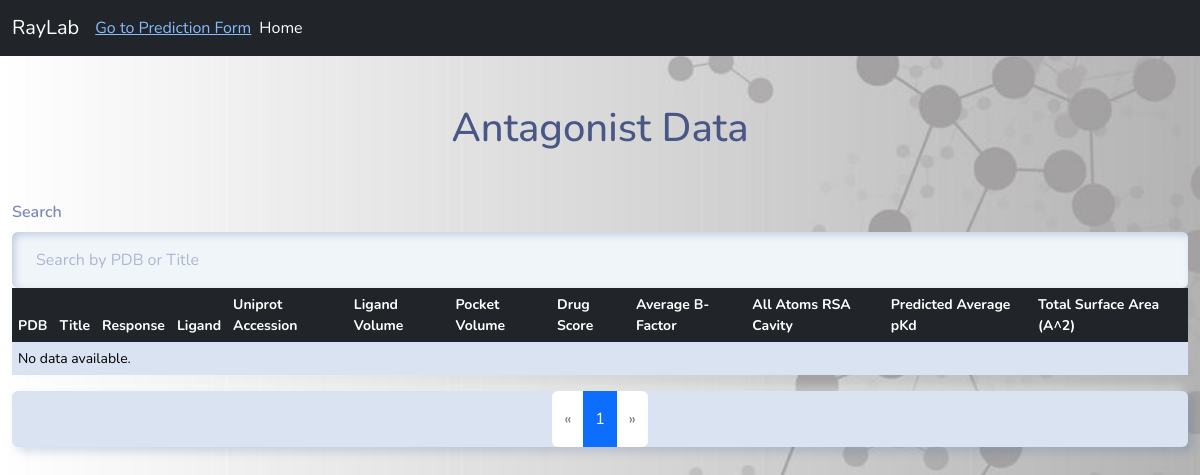
The app's page /antagonist/?page=5, older data.
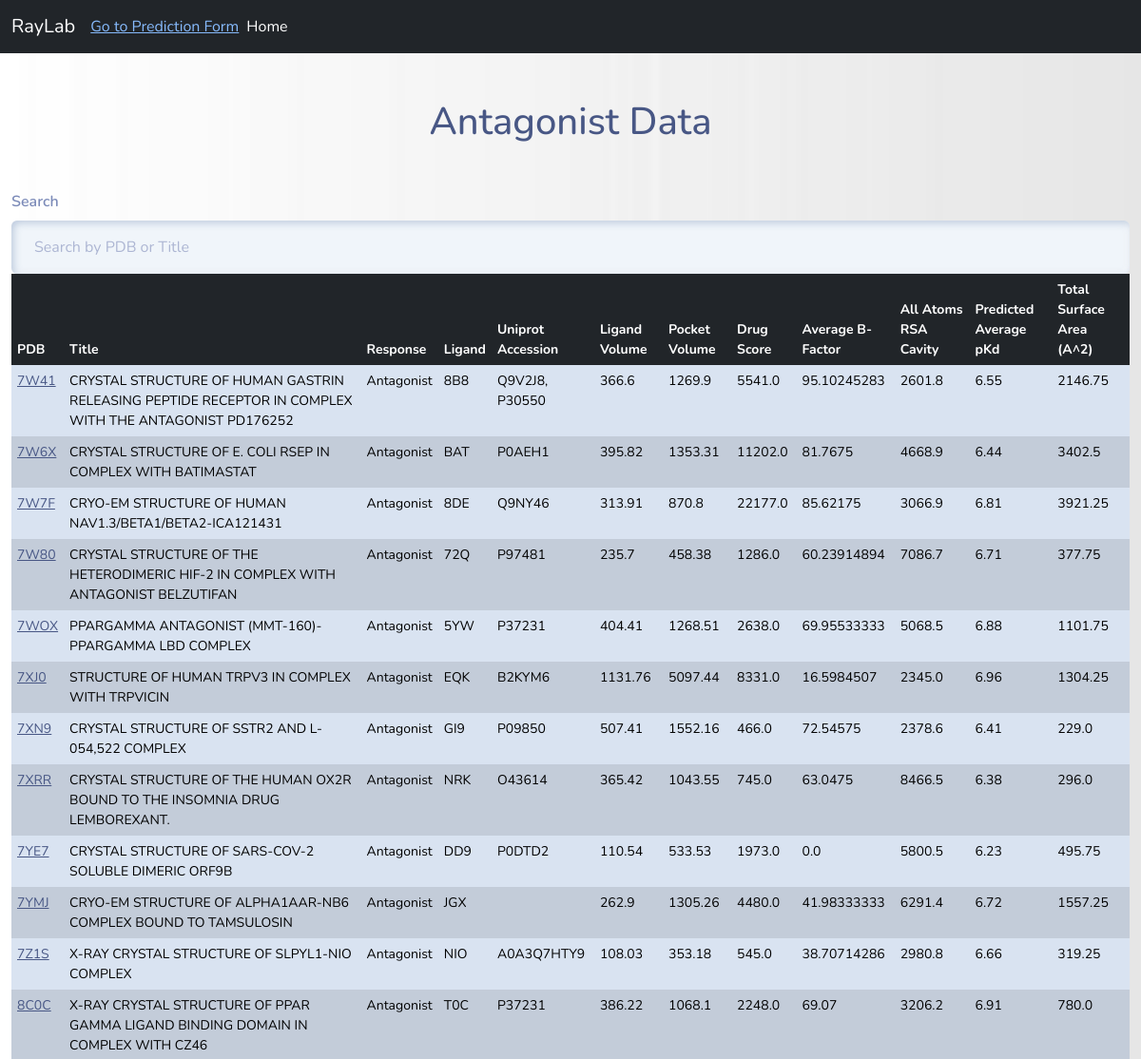
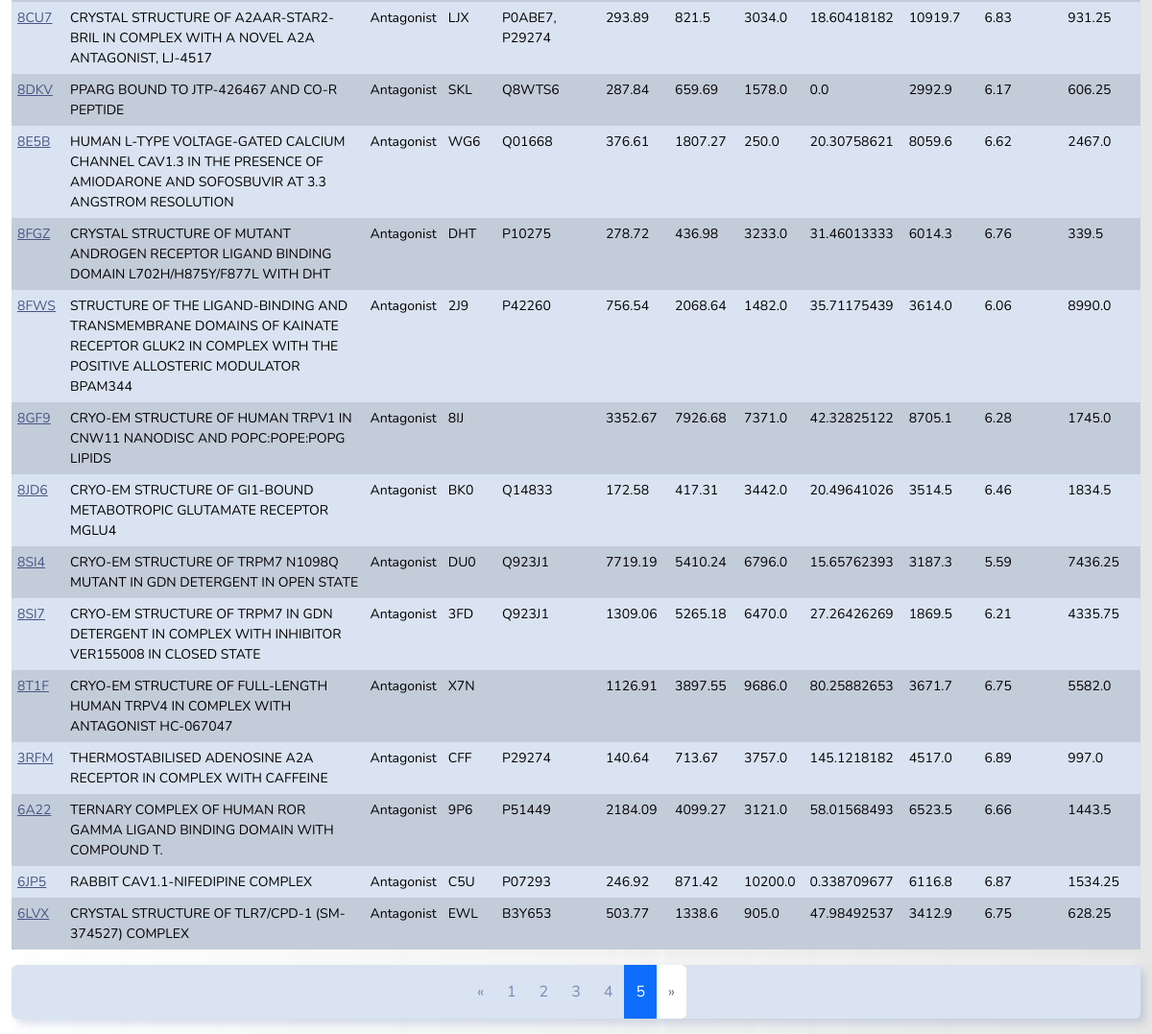
The same page, newer data (2 pictures, top to bottom).
### agantapp/models.py (models this page shows, shortened)
class ProteinData(models.Model):
    PDB = models.CharField(max_length=100)
    Title = models.CharField(max_length=255)
    Response = models.CharField(max_length=255)
    Ligand = models.CharField(max_length=255)
    Uniprot_accession = models.CharField(max_length=255)
    Lig_vol = models.FloatField(null=True)
    Pock_vol = models.FloatField(null=True)
    DrugScore = models.FloatField(null=True)
    Average_B_Factor = models.FloatField(null=True)
    All_atoms_rsa_cavity = models.FloatField(null=True)
    Predicted_Average_pKd = models.FloatField(null=True)
    Total_Surface_Area = models.FloatField(null=True)

### agantapp/views.py (the view)
# urls.py: path('antagonist/', views.antagonist_view, name='antagonist_view'),
def antagonist_view(request):
    queryset = ProteinData.objects.filter(Response='Antagonist')  # Replace this with your queryset
    paginator = Paginator(queryset, 150)  # Paginate by 150 items per page
    page_number = request.GET.get('page')
    page_obj = paginator.get_page(page_number)
    return render(request, 'agantapp/antagonist_template.html', {'page_obj': page_obj})

### agantapp/templates/agantapp/antagonist_template.html (shortened to what this page needs)
{% extends 'base.html' %}
{% load static %}
{% block content %}
<div class="container-fluid mt-5">
    <h1 class="text-center mb-4">Antagonist Data</h1>
    <div class="form-group">
        <label class="form-label mt-4" for="searchInput">Search</label>
        <input type="text" class="form-control" placeholder="Search by PDB or Title" id="searchInput">
    </div>
    <div class="table-responsive">
        <table class="table table-bordered custom-table-width" id="antagonistTable">
            <thead class="thead-dark">
                <tr class="table-dark">
                    <th>PDB</th>
                    <th>Title</th>
                    <th>Response</th>
                    <th>Ligand</th>
                    <th>Uniprot Accession</th>
                    <th>Ligand Volume</th>
                    <th>Pocket Volume</th>
                    <th>Drug Score</th>
                    <th>Average B-Factor</th>
                    <th>All Atoms RSA Cavity</th>
                    <th>Predicted Average pKd</th>
                    <th>Total Surface Area (A^2)</th>
                </tr>
            </thead>
            <tbody>
                {% for entry in page_obj %}
                {% if forloop.counter|divisibleby:2 %}
                <tr class="table-active">
                {% else %}
                <tr>
                {% endif %}
                    <td><a href="https://www.rcsb.org/structure/{{ entry.PDB }}" target="_blank">{{entry.PDB}}</a></td>
                    <td>{{ entry.Title }}</td>
                    <td>{{ entry.Response }}</td>
                    <td>{{ entry.Ligand }}</td>
                    <td>{{ entry.Uniprot_accession }}</td>
                    <td>{{ entry.Lig_vol }}</td>
                    <td>{{ entry.Pock_vol }}</td>
                    <td>{{ entry.DrugScore }}</td>
                    <td>{{ entry.Average_B_Factor }}</td>
                    <td>{{ entry.All_atoms_rsa_cavity }}</td>
                    <td>{{ entry.Predicted_Average_pKd }}</td>
                    <td>{{ entry.Total_Surface_Area }}</td>
                </tr>
                {% empty %}
                <tr>
                    <td colspan="12">No data available.</td>
                </tr>
                {% endfor %}
            </tbody>
        </table>
    </div>
     <div class="pagination-container">
        <ul class="pagination">
            {% if page_obj.has_previous %}
            <li class="page-item">
                <a class="page-link" href="?page=1">&laquo;</a>
            </li>
            {% else %}
            <li class="page-item disabled">
                <span class="page-link">&laquo;</span>
            </li>
            {% endif %}
            {% for num in page_obj.paginator.page_range %}
            {% if page_obj.number == num %}
            <li class="page-item active">
                <span class="page-link">{{ num }}</span>
            </li>
            {% else %}
            <li class="page-item">
                <a class="page-link" href="?page={{ num }}">{{ num }}</a>
            </li>
            {% endif %}
            {% endfor %}
            {% if page_obj.has_next %}
            <li class="page-item">
                <a class="page-link" href="?page={{ page_obj.paginator.num_pages }}">&raquo;</a>
            </li>
            {% else %}
            <li class="page-item disabled">
                <span class="page-link">&raquo;</span>
            </li>
            {% endif %}
        </ul>
    </div>
</div>
{% endblock %}

Row changes from the older to the newer data that the page shows:
added ProteinData: PDB "7W41", Title "CRYSTAL STRUCTURE OF HUMAN GASTRIN RELEASING PEPTIDE RECEPTOR IN COMPLEX WITH THE ANTAGONIST PD176252", Response "Antagonist", Ligand "8B8", Uniprot_accession "Q9V2J8, P30550", Lig_vol "366.6", Pock_vol "1269.9", DrugScore "5541.0", Average_B_Factor "95.10245283", All_atoms_rsa_cavity "2601.8", Predicted_Average_pKd "6.55", Total_Surface_Area "2146.75"
added ProteinData: PDB "7W6X", Title "CRYSTAL STRUCTURE OF E. COLI RSEP IN COMPLEX WITH BATIMASTAT", Response "Antagonist", Ligand "BAT", Uniprot_accession "P0AEH1", Lig_vol "395.82", Pock_vol "1353.31", DrugScore "11202.0", Average_B_Factor "81.7675", All_atoms_rsa_cavity "4668.9", Predicted_Average_pKd "6.44", Total_Surface_Area "3402.5"
added ProteinData: PDB "7W7F", Title "CRYO-EM STRUCTURE OF HUMAN NAV1.3/BETA1/BETA2-ICA121431", Response "Antagonist", Ligand "8DE", Uniprot_accession "Q9NY46", Lig_vol "313.91", Pock_vol "870.8", DrugScore "22177.0", Average_B_Factor "85.62175", All_atoms_rsa_cavity "3066.9", Predicted_Average_pKd "6.81", Total_Surface_Area "3921.25"
added ProteinData: PDB "7W80", Title "CRYSTAL STRUCTURE OF THE HETERODIMERIC HIF-2 IN COMPLEX WITH ANTAGONIST BELZUTIFAN", Response "Antagonist", Ligand "72Q", Uniprot_accession "P97481", Lig_vol "235.7", Pock_vol "458.38", DrugScore "1286.0", Average_B_Factor "60.23914894", All_atoms_rsa_cavity "7086.7", Predicted_Average_pKd "6.71", Total_Surface_Area "377.75"
added ProteinData: PDB "7WOX", Title "PPARGAMMA ANTAGONIST (MMT-160)- PPARGAMMA LBD COMPLEX", Response "Antagonist", Ligand "5YW", Uniprot_accession "P37231", Lig_vol "404.41", Pock_vol "1268.51", DrugScore "2638.0", Average_B_Factor "69.95533333", All_atoms_rsa_cavity "5068.5", Predicted_Average_pKd "6.88", Total_Surface_Area "1101.75"
added ProteinData: PDB "7XJ0", Title "STRUCTURE OF HUMAN TRPV3 IN COMPLEX WITH TRPVICIN", Response "Antagonist", Ligand "EQK", Uniprot_accession "B2KYM6", Lig_vol "1131.76", Pock_vol "5097.44", DrugScore "8331.0", Average_B_Factor "16.5984507", All_atoms_rsa_cavity "2345.0", Predicted_Average_pKd "6.96", Total_Surface_Area "1304.25"
added ProteinData: PDB "7XN9", Title "CRYSTAL STRUCTURE OF SSTR2 AND L-054,522 COMPLEX", Response "Antagonist", Ligand "GI9", Uniprot_accession "P09850", Lig_vol "507.41", Pock_vol "1552.16", DrugScore "466.0", Average_B_Factor "72.54575", All_atoms_rsa_cavity "2378.6", Predicted_Average_pKd "6.41", Total_Surface_Area "229.0"
added ProteinData: PDB "7XRR", Title "CRYSTAL STRUCTURE OF THE HUMAN OX2R BOUND TO THE INSOMNIA DRUG LEMBOREXANT.", Response "Antagonist", Ligand "NRK", Uniprot_accession "O43614", Lig_vol "365.42", Pock_vol "1043.55", DrugScore "745.0", Average_B_Factor "63.0475", All_atoms_rsa_cavity "8466.5", Predicted_Average_pKd "6.38", Total_Surface_Area "296.0"
added ProteinData: PDB "7YE7", Title "CRYSTAL STRUCTURE OF SARS-COV-2 SOLUBLE DIMERIC ORF9B", Response "Antagonist", Ligand "DD9", Uniprot_accession "P0DTD2", Lig_vol "110.54", Pock_vol "533.53", DrugScore "1973.0", Average_B_Factor "0.0", All_atoms_rsa_cavity "5800.5", Predicted_Average_pKd "6.23", Total_Surface_Area "495.75"
added ProteinData: PDB "7YMJ", Title "CRYO-EM STRUCTURE OF ALPHA1AAR-NB6 COMPLEX BOUND TO TAMSULOSIN", Response "Antagonist", Ligand "JGX", Lig_vol "262.9", Pock_vol "1305.26", DrugScore "4480.0", Average_B_Factor "41.98333333", All_atoms_rsa_cavity "6291.4", Predicted_Average_pKd "6.72", Total_Surface_Area "1557.25"
added ProteinData: PDB "7Z1S", Title "X-RAY CRYSTAL STRUCTURE OF SLPYL1-NIO COMPLEX", Response "Antagonist", Ligand "NIO", Uniprot_accession "A0A3Q7HTY9", Lig_vol "108.03", Pock_vol "353.18", DrugScore "545.0", Average_B_Factor "38.70714286", All_atoms_rsa_cavity "2980.8", Predicted_Average_pKd "6.66", Total_Surface_Area "319.25"
added ProteinData: PDB "8C0C", Title "X-RAY CRYSTAL STRUCTURE OF PPAR GAMMA LIGAND BINDING DOMAIN IN COMPLEX WITH CZ46", Response "Antagonist", Ligand "T0C", Uniprot_accession "P37231", Lig_vol "386.22", Pock_vol "1068.1", DrugScore "2248.0", Average_B_Factor "69.07", All_atoms_rsa_cavity "3206.2", Predicted_Average_pKd "6.91", Total_Surface_Area "780.0"
added ProteinData: PDB "8CU7", Title "CRYSTAL STRUCTURE OF A2AAR-STAR2-BRIL IN COMPLEX WITH A NOVEL A2A ANTAGONIST, LJ-4517", Response "Antagonist", Ligand "LJX", Uniprot_accession "P0ABE7, P29274", Lig_vol "293.89", Pock_vol "821.5", DrugScore "3034.0", Average_B_Factor "18.60418182", All_atoms_rsa_cavity "10919.7", Predicted_Average_pKd "6.83", Total_Surface_Area "931.25"
added ProteinData: PDB "8DKV", Title "PPARG BOUND TO JTP-426467 AND CO-R PEPTIDE", Response "Antagonist", Ligand "SKL", Uniprot_accession "Q8WTS6", Lig_vol "287.84", Pock_vol "659.69", DrugScore "1578.0", Average_B_Factor "0.0", All_atoms_rsa_cavity "2992.9", Predicted_Average_pKd "6.17", Total_Surface_Area "606.25"
added ProteinData: PDB "8E5B", Title "HUMAN L-TYPE VOLTAGE-GATED CALCIUM CHANNEL CAV1.3 IN THE PRESENCE OF AMIODARONE AND SOFOSBUVIR AT 3.3 ANGSTROM RESOLUTION", Response "Antagonist", Ligand "WG6", Uniprot_accession "Q01668", Lig_vol "376.61", Pock_vol "1807.27", DrugScore "250.0", Average_B_Factor "20.30758621", All_atoms_rsa_cavity "8059.6", Predicted_Average_pKd "6.62", Total_Surface_Area "2467.0"
added ProteinData: PDB "8FGZ", Title "CRYSTAL STRUCTURE OF MUTANT ANDROGEN RECEPTOR LIGAND BINDING DOMAIN L702H/H875Y/F877L WITH DHT", Response "Antagonist", Ligand "DHT", Uniprot_accession "P10275", Lig_vol "278.72", Pock_vol "436.98", DrugScore "3233.0", Average_B_Factor "31.46013333", All_atoms_rsa_cavity "6014.3", Predicted_Average_pKd "6.76", Total_Surface_Area "339.5"
added ProteinData: PDB "8FWS", Title "STRUCTURE OF THE LIGAND-BINDING AND TRANSMEMBRANE DOMAINS OF KAINATE RECEPTOR GLUK2 IN COMPLEX WITH THE POSITIVE ALLOSTERIC MODULATOR BPAM344", Response "Antagonist", Ligand "2J9", Uniprot_accession "P42260", Lig_vol "756.54", Pock_vol "2068.64", DrugScore "1482.0", Average_B_Factor "35.71175439", All_atoms_rsa_cavity "3614.0", Predicted_Average_pKd "6.06", Total_Surface_Area "8990.0"
added ProteinData: PDB "8GF9", Title "CRYO-EM STRUCTURE OF HUMAN TRPV1 IN CNW11 NANODISC AND POPC:POPE:POPG LIPIDS", Response "Antagonist", Ligand "8IJ", Lig_vol "3352.67", Pock_vol "7926.68", DrugScore "7371.0", Average_B_Factor "42.32825122", All_atoms_rsa_cavity "8705.1", Predicted_Average_pKd "6.28", Total_Surface_Area "1745.0"
added ProteinData: PDB "8JD6", Title "CRYO-EM STRUCTURE OF GI1-BOUND METABOTROPIC GLUTAMATE RECEPTOR MGLU4", Response "Antagonist", Ligand "BK0", Uniprot_accession "Q14833", Lig_vol "172.58", Pock_vol "417.31", DrugScore "3442.0", Average_B_Factor "20.49641026", All_atoms_rsa_cavity "3514.5", Predicted_Average_pKd "6.46", Total_Surface_Area "1834.5"
added ProteinData: PDB "8SI4", Title "CRYO-EM STRUCTURE OF TRPM7 N1098Q MUTANT IN GDN DETERGENT IN OPEN STATE", Response "Antagonist", Ligand "DU0", Uniprot_accession "Q923J1", Lig_vol "7719.19", Pock_vol "5410.24", DrugScore "6796.0", Average_B_Factor "15.65762393", All_atoms_rsa_cavity "3187.3", Predicted_Average_pKd "5.59", Total_Surface_Area "7436.25"
added ProteinData: PDB "8SI7", Title "CRYO-EM STRUCTURE OF TRPM7 IN GDN DETERGENT IN COMPLEX WITH INHIBITOR VER155008 IN CLOSED STATE", Response "Antagonist", Ligand "3FD", Uniprot_accession "Q923J1", Lig_vol "1309.06", Pock_vol "5265.18", DrugScore "6470.0", Average_B_Factor "27.26426269", All_atoms_rsa_cavity "1869.5", Predicted_Average_pKd "6.21", Total_Surface_Area "4335.75"
added ProteinData: PDB "8T1F", Title "CRYO-EM STRUCTURE OF FULL-LENGTH HUMAN TRPV4 IN COMPLEX WITH ANTAGONIST HC-067047", Response "Antagonist", Ligand "X7N", Lig_vol "1126.91", Pock_vol "3897.55", DrugScore "9686.0", Average_B_Factor "80.25882653", All_atoms_rsa_cavity "3671.7", Predicted_Average_pKd "6.75", Total_Surface_Area "5582.0"
added ProteinData: PDB "3RFM", Title "THERMOSTABILISED ADENOSINE A2A RECEPTOR IN COMPLEX WITH CAFFEINE", Response "Antagonist", Ligand "CFF", Uniprot_accession "P29274", Lig_vol "140.64", Pock_vol "713.67", DrugScore "3757.0", Average_B_Factor "145.1218182", All_atoms_rsa_cavity "4517.0", Predicted_Average_pKd "6.89", Total_Surface_Area "997.0"
added ProteinData: PDB "6A22", Title "TERNARY COMPLEX OF HUMAN ROR GAMMA LIGAND BINDING DOMAIN WITH COMPOUND T.", Response "Antagonist", Ligand "9P6", Uniprot_accession "P51449", Lig_vol "2184.09", Pock_vol "4099.27", DrugScore "3121.0", Average_B_Factor "58.01568493", All_atoms_rsa_cavity "6523.5", Predicted_Average_pKd "6.66", Total_Surface_Area "1443.5"
added ProteinData: PDB "6JP5", Title "RABBIT CAV1.1-NIFEDIPINE COMPLEX", Response "Antagonist", Ligand "C5U", Uniprot_accession "P07293", Lig_vol "246.92", Pock_vol "871.42", DrugScore "10200.0", Average_B_Factor "0.338709677", All_atoms_rsa_cavity "6116.8", Predicted_Average_pKd "6.87", Total_Surface_Area "1534.25"
added ProteinData: PDB "6LVX", Title "CRYSTAL STRUCTURE OF TLR7/CPD-1 (SM-374527) COMPLEX", Response "Antagonist", Ligand "EWL", Uniprot_accession "B3Y653", Lig_vol "503.77", Pock_vol "1338.6", DrugScore "905.0", Average_B_Factor "47.98492537", All_atoms_rsa_cavity "3412.9", Predicted_Average_pKd "6.75", Total_Surface_Area "628.25"
Text that changed along with them:
text no longer shown: "No data available."
list line gone: "1"
new list line: "1"
new list line: "2"
new list line: "3"
new list line: "4"
new list line: "5"
